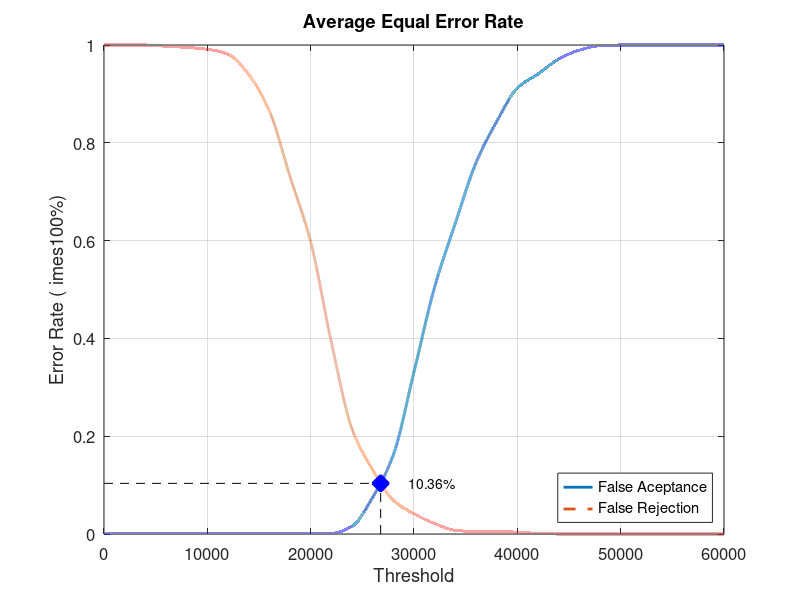
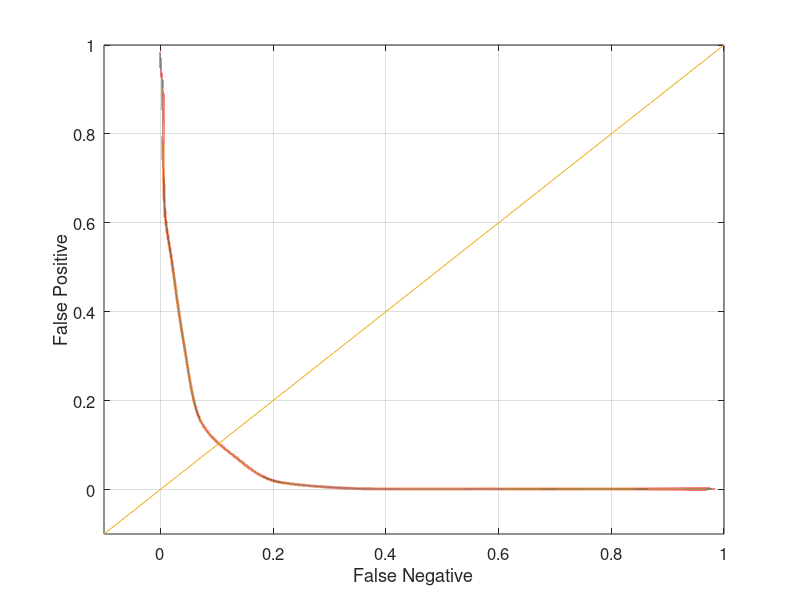

Reproduce these figures in MATLAB, in order.
close all;
clear;
clc;
x = 0:2000:60000;
xq = 0:0.5:60000;

y0 = [0 0.00131579 0.00131579 0.00131579 0.00131579 0.00131579 0.00131579 0.00131579 0.00131579 0.00131579 0.00131579 0.00131579 0.0157895 0.075 0.161842 0.331579 0.505263 0.635526 0.759211 0.843421 0.911842 0.940789 0.971053 0.989474 0.998684 1 1 1 1 1 1]
yy0 = interp1(x, y0, xq, 'pchip');
y1 = [1 1 1 0.9975 0.995 0.99125 0.98125 0.94 0.865 0.73125 0.5975 0.3925 0.215 0.13125 0.06875 0.04125 0.02125 0.0075 0.005 0.005 0.00375 0.00125 0 0 0 0 0 0 0 0 0]
yy1 = interp1(x, y1, xq, 'pchip');

% Calculating EER: 
y2 = abs(y0 - y1);
find(y2 == min(y2))
yy2 = abs(yy0 - yy1);
xEER = find(yy2 == min(yy2));
xEERIndex = xq(xEER) % X-axis EER
yEER = yy0(xEER) % Y-axis EER

main = figure
plot(xq, yy0,'-','LineWidth', 2);	hold on
plot(xq, yy1,'--','LineWidth', 2);	hold on
plot([xEERIndex xEERIndex], [0 yEER], 'k--');	hold on
plot([0 xEERIndex], [yEER yEER], 'k--');	hold on
plot(xEERIndex, yEER, 'bx', 'LineWidth', 10);	hold on
text(xEERIndex + 10 * xEERIndex / 100, yEER, [num2str(round((10000 * yEER)) / 100) '%'])
legend('False Aceptance', 'False Rejection', 'Location', 'SouthEast')
xlabel('Threshold')
ylabel('Error Rate (	imes100%)')
title('Average Equal Error Rate')
set(gca, 'FontSize', 12)
axis([0 60000 0 1])
grid on

print(main, 'Experiment1AverageMain', '-dpng');
FNRxFPR = figure('Color', [1 1 1]);
plot(yy1, yy0, '-', yy1, yy0, 'LineWidth', 2);
hold on
y = -0.1:0.1:1
plot(y, y); 
set(gca, 'FontSize', 12)
xlabel('False Negative')
ylabel('False Positive')
axis([-0.1 1 -0.1 1])
set(gca, 'FontSize', 12)
grid on

print(FNRxFPR, 'Experiment1AverageFNRxFPR','-dpng');
